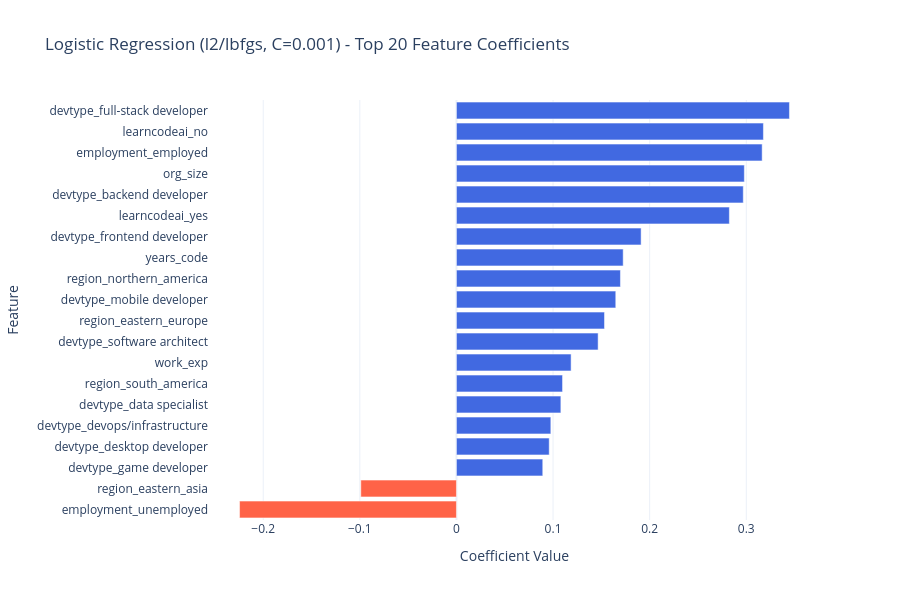

The notebook cell saved with this chart:
### Code cell
# Getting top variables with .coef
feature_names = X_clean.columns.tolist()
coefs = lr_best.coef_[0] 

coef_df = pd.DataFrame({
    'Feature': feature_names,
    'Coefficient': coefs
})
coef_df['Abs'] = coef_df['Coefficient'].abs()
coef_df = coef_df.sort_values('Abs', ascending=False).head(20)
coef_df = coef_df.sort_values('Coefficient')

colors = ['tomato' if c < 0 else 'royalblue' for c in coef_df['Coefficient']]

fig = go.Figure(go.Bar(
    x=coef_df['Coefficient'],
    y=coef_df['Feature'],
    orientation='h',
    marker_color=colors
))
fig.update_layout(
    title=f'Logistic Regression ({best_lr_label}, C={best_C}) - Top 20 Feature Coefficients',
    xaxis_title='Coefficient Value',
    yaxis_title='Feature',
    template='plotly_white',
    height=600
)
fig.show()

print("Top 20 features by absolute coefficient:")
print(f"{'Rank':<6} {'Feature':<40} {'Coefficient':>12}")
print("-" * 60)
for rank, (index, row) in enumerate(coef_df.sort_values('Abs', ascending=False).iterrows(), 1):
    print(f"{rank:<6} {row['Feature']:<40} {row['Coefficient']:>12.4f}")

### Figure 1 — Plotly figure (JSON) as saved in the notebook; plotly's stock layout.template omitted (floating-point values rounded to 4 significant figures)
{"data": [{"marker": {"color": ["tomato", "tomato", "royalblue", "royalblue", "royalblue", "royalblue", "royalblue", "royalblue", "royalblue", "royalblue", "royalblue", "royalblue", "royalblue", "royalblue", "royalblue", "royalblue", "royalblue", "royalblue", "royalblue", "royalblue"]}, "orientation": "h", "type": "bar", "x": [-0.2245, -0.09901, 0.08934, 0.09602, 0.0977, 0.1081, 0.1098, 0.1187, 0.1467, 0.1532, 0.1649, 0.1698, 0.1726, 0.1911, 0.2825, 0.2969, 0.298, 0.3164, 0.3177, 0.3447], "y": ["employment_unemployed", "region_eastern_asia", "devtype_game developer", "devtype_desktop developer", "devtype_devops/infrastructure", "devtype_data specialist", "region_south_america", "work_exp", "devtype_software architect", "region_eastern_europe", "devtype_mobile developer", "region_northern_america", "years_code", "devtype_frontend developer", "learncodeai_yes", "devtype_backend developer", "org_size", "employment_employed", "learncodeai_no", "devtype_full-stack developer"]}], "layout": {"height": 600, "title": {"text": "Logistic Regression (l2/lbfgs, C=0.001) - Top 20 Feature Coefficients"}, "xaxis": {"title": {"text": "Coefficient Value"}}, "yaxis": {"title": {"text": "Feature"}}}}
